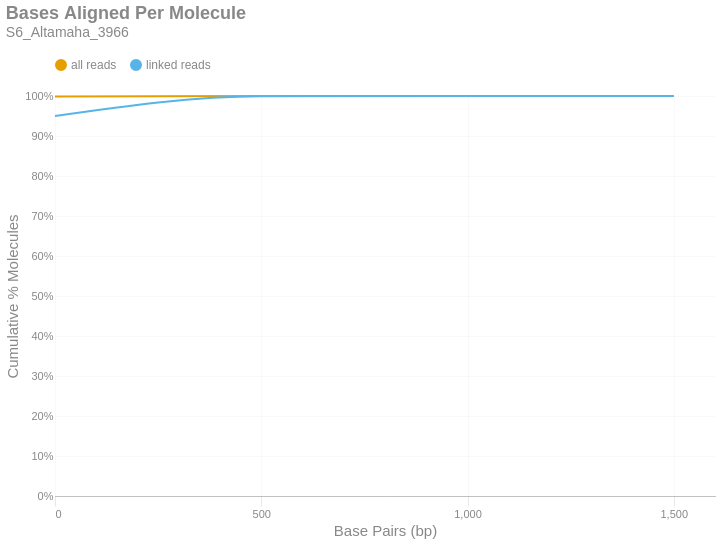

Write notebook code for a chart like this one.
### Markdown cell above
### Bases Aligned Per Molecule
This is a cumulative frequency distribution showing the number of base pairs aligned per unique molecule. These data are shown in 500 bp bins. There are two distributions: one with `all reads` (yellow) and another with only `linked reads` (blue). The percent of molecules in the `linked reads` distribution is relative to the total number of linked molecules.

### Code cell
if SKIPLR:
    print_html(f"Skipped")
else:
    binned_df = consolidated_hist(valids['aligned_bp'], mask, 500, True)
    with SafeRender(binned_df):
        (
            density_plot(binned_df, 'Bases Aligned Per Molecule', samplename, 'basesper')
            .encode(
                x=alt.X('bin:Q', title="Base Pairs (bp)").axis(tickMinStep=500).scale(padding=0),
                y=alt.Y('value:Q', title='Cumulative % Molecules')
                    .axis(format='%')
                    .scale(domain = [0,1])
                    .stack(False),
                color=alt.Color("key:N").scale(domain = ["all reads", "linked reads"]),
                tooltip = [
                    alt.Tooltip("key:N", title = "Data Type"),
                    alt.Tooltip("range_label:N", title="Bases Aligned Per Molecule"),
                    alt.Tooltip("value:Q", format = ".2%", title="% Molecules (Cum.)")
                ]
            )
        ).display()

### Figure 1 — Vega-Lite specification as saved in the notebook (floating-point values rounded to 4 significant figures)
{"width": "container", "height": 400, "config": {"title": {"anchor": "start", "dy": -15, "fontSize": 18, "color": "#888888", "subtitleColor": "#888888", "subtitleFontSize": 14}, "arc": {"fill": "#0072B2"}, "axis": {"domainColor": "#888888", "domainWidth": 0.5, "gridWidth": 0.2, "grid": false, "titleFontWeight": 400, "titleFontSize": 15, "labelFontSize": 11, "labelColor": "#888888", "tickColor": "#888888", "tickWidth": 0.2, "titleColor": "#888888"}, "axisBand": {"grid": false}, "axisX": {"grid": true, "tickSize": 10, "domainCap": "round"}, "axisY": {"domain": false, "grid": true, "tickSize": 0, "domainCap": "round"}, "background": "transparent", "header": {"labelFontSize": 15, "labelColor": "#888888", "titleFontSize": 15, "titleFontWeight": 600, "titleColor": "#888888"}, "legend": {"labelFont": "sans-serif", "labelFontSize": 12, "labelColor": "#888888", "symbolSize": 100, "symbolType": "circle", "titleFontSize": 12, "titlePadding": 10, "titleColor": "#888888", "title": null, "orient": "top"}, "range": {"category": ["#E69F00", "#56B4E9", "#009E73", "#F0E442", "#0072B2", "#D55E00", "#CC79A7", "#000000"], "diverging": ["#cfe8f3", "#a2d4ec", "#73bfe2", "#46abdb", "#1696d2", "#12719e"]}, "area": {"fill": "#0072B2", "fillOpacity": 0.7, "line": true, "strokeOpacity": 0.7}, "line": {"color": "#0072B2", "stroke": "#0072B2", "strokeWidth": 2}, "trail": {"color": "#0072B2", "stroke": "#0072B2", "strokeWidth": 0, "size": 1}, "point": {"filled": true, "fillOpacity": 1.0, "size": 95}, "text": {"color": "#888888", "fontSize": 11, "align": "right", "fontWeight": 400, "size": 11}, "bar": {"fill": "#0072B2", "stroke": null}, "view": {"stroke": null, "continuousWidth": 660, "continuousHeight": 400}}, "data": {"name": "data-8ea4791c3db2e579f85f5893b3173c47"}, "mark": {"type": "line", "interpolate": "monotone", "point": {"opacity": 0, "size": 275}}, "encoding": {"color": {"field": "key", "scale": {"domain": ["all reads", "linked reads"]}, "type": "nominal"}, "tooltip": [{"field": "key", "title": "Data Type", "type": "nominal"}, {"field": "range_label", "title": "Bases Aligned Per Molecule", "type": "nominal"}, {"field": "value", "format": ".2%", "title": "% Molecules (Cum.)", "type": "quantitative"}], "x": {"axis": {"tickMinStep": 500}, "field": "bin", "scale": {"padding": 0}, "title": "Base Pairs (bp)", "type": "quantitative"}, "y": {"axis": {"format": "%"}, "field": "value", "scale": {"domain": [0, 1]}, "stack": false, "title": "Cumulative % Molecules", "type": "quantitative"}}, "params": [{"name": "param_c36ac31b6afebe62", "select": {"type": "point", "fields": ["key"]}, "bind": "legend"}], "title": {"text": "Bases Aligned Per Molecule", "subtitle": "S6_Altamaha_3966"}, "transform": [{"fold": ["all reads (cumsum)", "linked reads (cumsum)"]}, {"calculate": "replace(datum.key, ' (cumsum)', '')", "as": "key"}, {"filter": {"param": "param_c36ac31b6afebe62"}}], "usermeta": {"embedOptions": {"downloadFileName": "S6_Altamaha_3966.basesper"}}, "$schema": "https://vega.github.io/schema/vega-lite/v6.1.0.json", "datasets": {"data-8ea4791c3db2e579f85f5893b3173c47": [{"bin": "0.0", "interval": "0.0-500.0", "all reads": 0.9985, "linked reads": 0.9502, "all reads (cumsum)": 0.9985, "linked reads (cumsum)": 0.9502, "range_label": "0-499"}, {"bin": "500.0", "interval": "500.0-1000.0", "all reads": 0.001439, "linked reads": 0.04941, "all reads (cumsum)": 1.0, "linked reads (cumsum)": 0.9996, "range_label": "500-999"}, {"bin": "1000.0", "interval": "1000.0-1500.0", "all reads": 1.274e-05, "linked reads": 0.0003851, "all reads (cumsum)": 1.0, "linked reads (cumsum)": 1.0, "range_label": "1000-1499"}, {"bin": "1500.0", "interval": "1500.0-2000.0", "all reads": 4.549e-07, "linked reads": 1.674e-05, "all reads (cumsum)": 1.0, "linked reads (cumsum)": 1.0, "range_label": "1500-1999"}]}}
